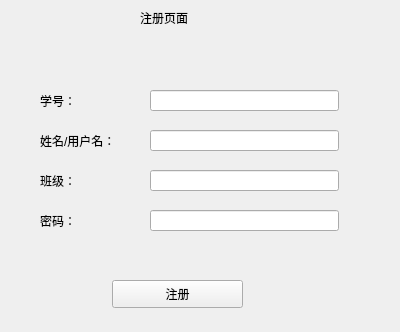
<?xml version="1.0" encoding="UTF-8"?>
<ui version="4.0">
 <class>Registration</class>
 <widget class="QWidget" name="Registration">
  <property name="geometry">
   <rect>
    <x>0</x>
    <y>0</y>
    <width>400</width>
    <height>332</height>
   </rect>
  </property>
  <property name="windowTitle">
   <string>Form</string>
  </property>
  <widget class="QLabel" name="label">
   <property name="geometry">
    <rect>
     <x>-170</x>
     <y>610</y>
     <width>72</width>
     <height>15</height>
    </rect>
   </property>
   <property name="text">
    <string>TextLabel</string>
   </property>
  </widget>
  <widget class="QLabel" name="label_2">
   <property name="geometry">
    <rect>
     <x>140</x>
     <y>10</y>
     <width>72</width>
     <height>15</height>
    </rect>
   </property>
   <property name="text">
    <string>注册页面</string>
   </property>
  </widget>
  <widget class="QLabel" name="label_3">
   <property name="geometry">
    <rect>
     <x>40</x>
     <y>90</y>
     <width>98</width>
     <height>21</height>
    </rect>
   </property>
   <property name="text">
    <string>学号：</string>
   </property>
  </widget>
  <widget class="QLabel" name="label_4">
   <property name="geometry">
    <rect>
     <x>40</x>
     <y>130</y>
     <width>98</width>
     <height>21</height>
    </rect>
   </property>
   <property name="text">
    <string>姓名/用户名：</string>
   </property>
  </widget>
  <widget class="QLabel" name="label_5">
   <property name="geometry">
    <rect>
     <x>40</x>
     <y>170</y>
     <width>98</width>
     <height>21</height>
    </rect>
   </property>
   <property name="text">
    <string>班级：</string>
   </property>
  </widget>
  <widget class="QLabel" name="label_6">
   <property name="geometry">
    <rect>
     <x>40</x>
     <y>210</y>
     <width>98</width>
     <height>21</height>
    </rect>
   </property>
   <property name="text">
    <string>密码：</string>
   </property>
  </widget>
  <widget class="QLineEdit" name="lineEdit">
   <property name="geometry">
    <rect>
     <x>150</x>
     <y>90</y>
     <width>189</width>
     <height>21</height>
    </rect>
   </property>
  </widget>
  <widget class="QLineEdit" name="lineEdit_2">
   <property name="geometry">
    <rect>
     <x>150</x>
     <y>130</y>
     <width>189</width>
     <height>21</height>
    </rect>
   </property>
  </widget>
  <widget class="QLineEdit" name="lineEdit_3">
   <property name="geometry">
    <rect>
     <x>150</x>
     <y>170</y>
     <width>189</width>
     <height>21</height>
    </rect>
   </property>
  </widget>
  <widget class="QLineEdit" name="lineEdit_4">
   <property name="geometry">
    <rect>
     <x>150</x>
     <y>210</y>
     <width>189</width>
     <height>21</height>
    </rect>
   </property>
  </widget>
  <widget class="QPushButton" name="pushButton">
   <property name="geometry">
    <rect>
     <x>112</x>
     <y>280</y>
     <width>131</width>
     <height>28</height>
    </rect>
   </property>
   <property name="text">
    <string>注册</string>
   </property>
  </widget>
  <widget class="QWidget" name="widget" native="true">
   <property name="geometry">
    <rect>
     <x>0</x>
     <y>0</y>
     <width>401</width>
     <height>341</height>
    </rect>
   </property>
   <property name="styleSheet">
    <string notr="true">border-image: url(:/C:/Users/Qiu Chengzhi/Desktop/res/61281cba482a240dd01b76fbade09bef_14b6fe96bb8501b5d1023f9f21f77fb9.jpg);</string>
   </property>
  </widget>
  <zorder>widget</zorder>
  <zorder>label</zorder>
  <zorder>label_2</zorder>
  <zorder>label_3</zorder>
  <zorder>label_4</zorder>
  <zorder>label_5</zorder>
  <zorder>label_6</zorder>
  <zorder>lineEdit</zorder>
  <zorder>lineEdit_2</zorder>
  <zorder>lineEdit_3</zorder>
  <zorder>lineEdit_4</zorder>
  <zorder>pushButton</zorder>
  <zorder>label_3</zorder>
  <zorder>label_4</zorder>
  <zorder>label_5</zorder>
  <zorder>label_6</zorder>
  <zorder>lineEdit</zorder>
  <zorder>lineEdit_2</zorder>
  <zorder>lineEdit_3</zorder>
  <zorder>lineEdit_4</zorder>
 </widget>
 <resources/>
 <connections/>
</ui>
